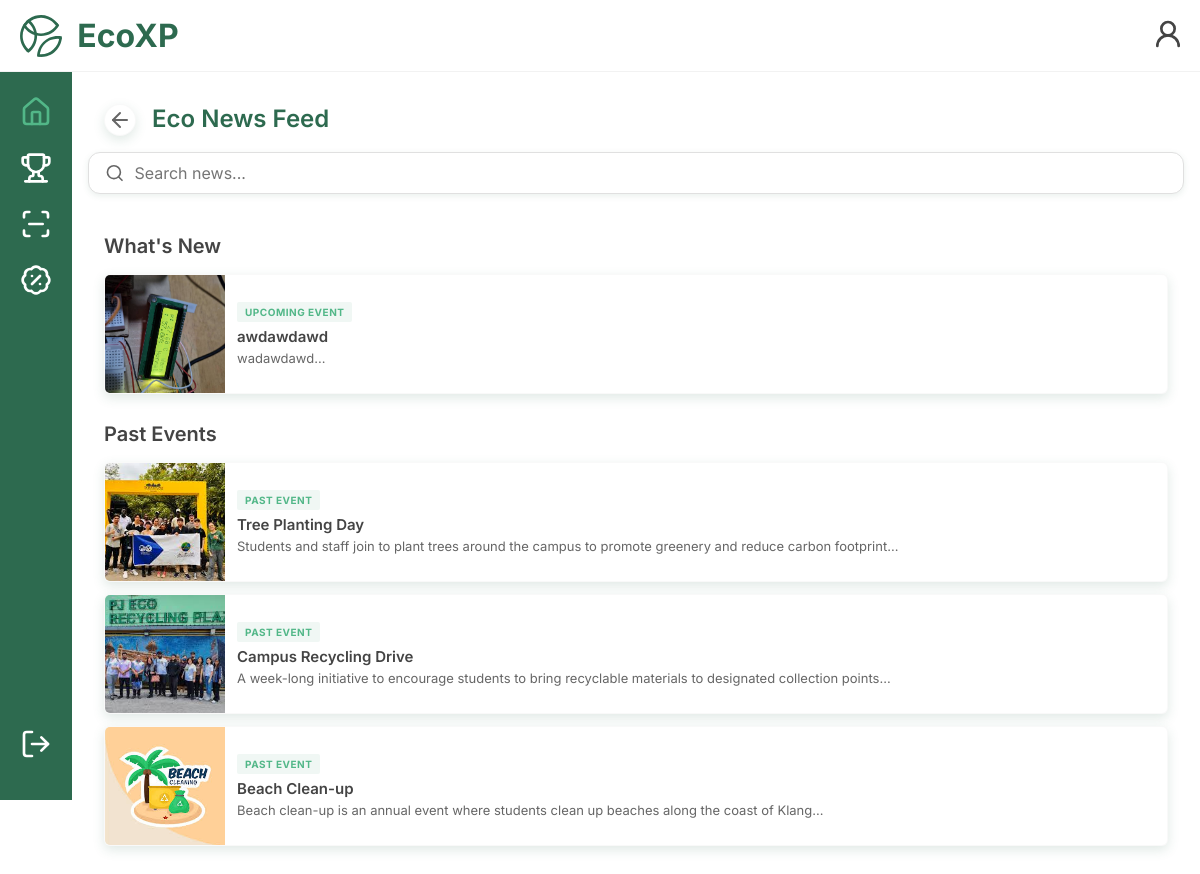
Page /participants/php/participant-econews-mobile.php (signed in) on the earlier database version.
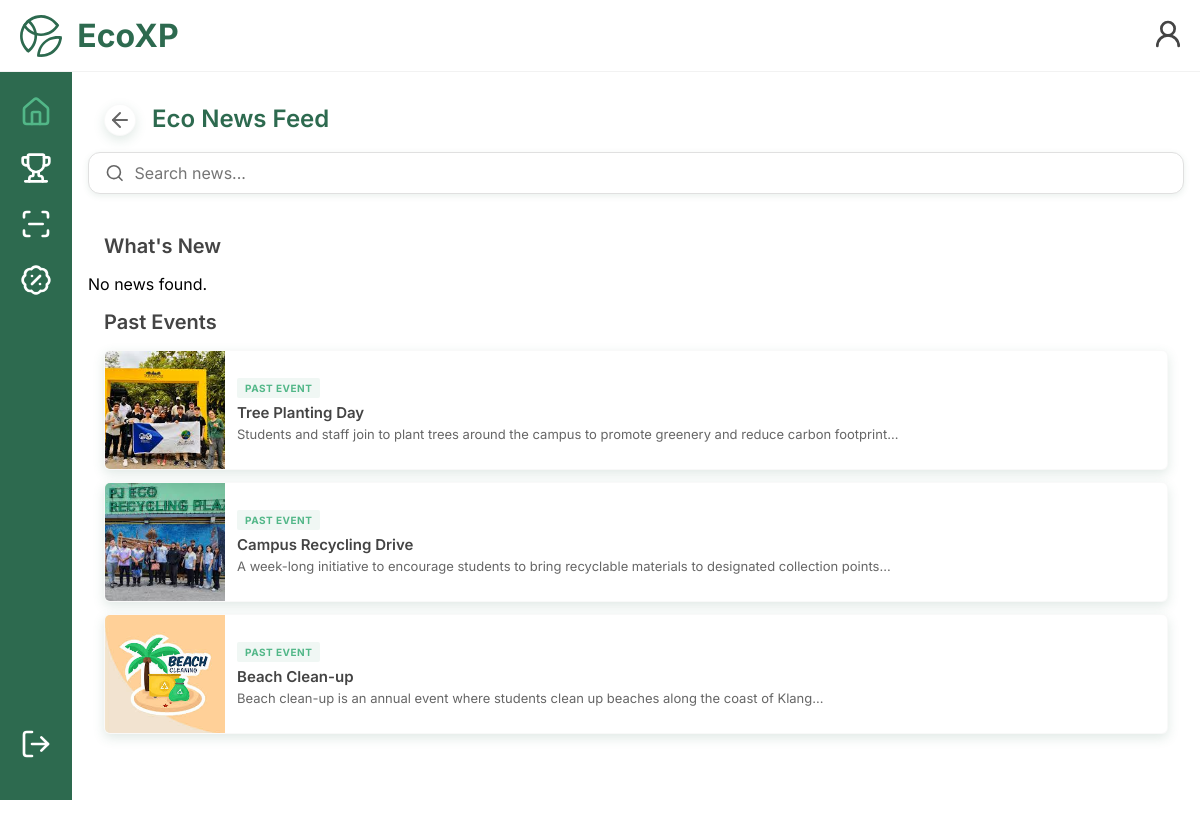
Same page on the later database version.
### tables this page shows
CREATE TABLE IF NOT EXISTS `eco_news` (
  `eco_news_id` int NOT NULL AUTO_INCREMENT,
  `title` varchar(100) NOT NULL,
  `description` text NOT NULL,
  `image_path` varchar(255) NOT NULL,
  `venue` text NOT NULL,
  `organised_by` varchar(255) NOT NULL,
  `events_id` int NOT NULL,
  `posted_by` int NOT NULL,
  PRIMARY KEY (`eco_news_id`),
  UNIQUE KEY `eco_news_id` (`eco_news_id`),
  KEY `events_id` (`events_id`),
  KEY `posted_by` (`posted_by`)
);

### participants/php/participant-econews-mobile.php (the view, shortened to what this page needs)
<?php
require_once __DIR__ . "/../../check-maintenance-status.php";
$sql = "SELECT eco_news.eco_news_id,eco_news.title,eco_news.description,eco_news.image_path,events.start_time,events.end_time
        FROM eco_news
        INNER JOIN events ON eco_news.events_id = events.events_id
        WHERE events.start_time >= NOW()";
$sql .= " ORDER BY events.start_time ASC";
$result = mysqli_query($database, $sql);
$sql_past = "SELECT eco_news.eco_news_id, eco_news.title, eco_news.description, eco_news.image_path,
                        events.start_time, events.end_time
                FROM eco_news
                INNER JOIN events ON eco_news.events_id = events.events_id
                WHERE events.start_time < NOW()";
$sql_past .= " ORDER BY events.start_time DESC";
$result_past = mysqli_query($database, $sql_past);
?>
<!DOCTYPE html>
<html lang="en">
<head>
    <link rel="stylesheet" href="../../mobile.css">
    <link rel="stylesheet" href="../css/participant-econews-mobile.css">
</head>
<body>
    <header class="top-bar" role="banner">
        <div class="top-left">
            <button class="icon-btn no-hover topbar-icon" onclick="window.location.href='participant-home-mobile.php'"
                style="display:flex;align-items:center;gap:8px;">
                <h2 class="top-title">EcoXP</h2>
            </button>
        </div>
        <div class="top-right">
            <a href="participant-profile-mobile.php" aria-label="Profile" class="topbar-icon">
                <button class="icon-btn" aria-label="Profile">
                    <i data-lucide="user-round"></i>
                </button>
            </a>
        </div>
    </header>
    <nav class="side-bar" role="navigation" aria-label="Main">
        <div class="participant-icon-container">
            <div id="home-icon-box">
                <a href="participant-home-mobile.php" class="icon-link active sidebar-icon" aria-label="Home">
                    <button class="icon-btn"><i data-lucide="house"></i></button>
                </a>
            </div>
            <a class="icon-link sidebar-icon" href="participant-challenges-mobile.php" aria-label="Challenges">
                <button class="icon-btn"><i data-lucide="trophy"></i></button>
            </a>
            <a class="icon-link sidebar-icon" href="participant-action-submit-mobile.php"
                aria-label="Scan / Log Action">
                <button class="icon-btn"><i data-lucide="scan-line"></i></button>
            </a>
            <a class="icon-link sidebar-icon" href="participant-rewards-mobile.php" aria-label="Rewards">
                <button class="icon-btn"><i data-lucide="badge-percent"></i></button>
            </a>
        </div>
        <a class="icon-link sidebar-icon" id="logout" style="cursor: pointer;">
            <button class="icon-btn" onclick="logout_confirm()">
                <i data-lucide="log-out"></i>
            </button>
        </a>
    </nav>
    <main class="main-content">
        <div class="page-header">
            <a href="participant-home-mobile.php" class="return-btn" aria-label="Return button">
                <i data-lucide="arrow-left"></i>
            </a>
            <div class="header-title">Eco News Feed</div>
        </div>
        <div class="search-container">
            <div class="search-box">
                <i data-lucide="search" class="search-icon"></i>
                <input type="text" placeholder="Search news..." id="search-input">
            </div>
        </div>
        <div class="econews-header">
            <div class="section-header">
                <div class="section-title">What's New</div>
            </div>
        </div>
        <div class="news-list">
            <?php if (mysqli_num_rows($result) == 0) { ?>
                <p class="no-results">No news found.</p>
            <?php } ?>
            <?php while ($row = mysqli_fetch_assoc($result)) { ?>
                <div class="news-card">
                    <a href="participant-econews-example-mobile.php?id=<?php echo (int) $row['eco_news_id']; ?>"
                        class="news-link">
                        <img src="../../images/<?php echo htmlspecialchars($row['image_path']); ?>" alt="Eco News Image" class="news-image">
                        <div class="news-content">
                            <div class="news-tag">Upcoming Event</div>
                            <h3 class="news-title"><?php echo $row['title']; ?></h3>
                            <p class="news-text">
                                <?php echo substr($row['description'], 0, 200); ?>...
                            </p>
                        </div>
                    </a>
                </div>
            <?php } ?>
            <div class="econews-header">
                <div class="section-header">
                    <div class="section-title">Past Events</div>
                </div>
            </div>
            <div class="news-list">
                <?php while ($row = mysqli_fetch_assoc($result_past)) { ?>
                    <div class="news-card past-event">
                        <a href="participant-econews-example-mobile.php?id=<?php echo (int) $row['eco_news_id']; ?>"
                            class="news-link">
                            <img src="../../images/<?php echo htmlspecialchars($row['image_path']); ?>" alt="Eco News Image" class="news-image">
                            <div class="news-content">
                                <div class="news-tag">Past Event</div>
                                <h3 class="news-title"><?php echo $row['title']; ?></h3>
                                <p class="news-text">
                                    <?php echo substr($row['description'], 0, 200); ?>...
                                </p>
                            </div>
                        </a>
                    </div>
                <?php } ?>
            </div>
    </main>
</body>
</html>

### mobile.css (style rules this page uses)
.top-bar { position: fixed; top: 0; left: 0; right: 0; height: 72px; display: flex; align-items: center; justify-content: space-between; padding: 0 16px; background-color: rgba(255, 255, 255, 0.4); backdrop-filter: blur(20px); -webkit-backdrop-filter: blur(10px); border-bottom: 1px solid rgba(0, 0, 0, 0.05); z-index: 1000; }
.top-bar .top-left, .top-bar .top-center, .top-bar .top-right { display: flex; align-items: center; }
.top-bar .top-left { gap: 12px; flex: 0; }
.top-bar .top-right { gap: 12px; flex: 0; }
.top-bar .top-title { font-size: 32px; color: var(--primary-green); margin: 0; padding: 0; }
.icon-btn svg { flex-shrink: 0; display: block; }
.icon-btn.no-hover { padding: 8px 80px; gap: 8px; height: auto; }
.top-bar .top-left .icon-btn svg { flex-shrink: 0; }
.top-bar .top-left .icon-btn h2 { white-space: nowrap; }
.side-bar { position: fixed; top: 72px; left: 0; bottom: auto; width: 72px; background: var(--primary-green); display: flex; flex-direction: column; align-items: center; z-index: 900; padding-top: 24px; padding-bottom: 24px; max-height: calc(100vh - 72px); overflow-y: auto; }
.participant-icon-container { display: flex; flex-direction: column; align-items: center; gap: 24px; width: 100%; flex: 1; }
.icon-link { display: flex; align-items: center; justify-content: center; text-decoration: none; }
.icon-link .icon-btn { color: var(--card-white); stroke-width: 1.5; transition: all 0.2s ease; }
.icon-link.active .icon-btn { color: var(--secondary-green); stroke-width: 2.2; }
#logout { margin: auto; }
.side-bar { position: fixed; top: 72px; left: 0; bottom: 0; width: 72px; background: var(--primary-green); display: flex; align-items: flex-start; z-index: 900; padding-top: 24px; }
.participant-icon-container { display: flex; flex-direction: column; align-items: center; gap: 24px; width: 100%; }
.main-content { margin-left: 72px; margin-top: 72px; padding: 16px; min-height: calc(100vh - 72px); width: calc(100% - 72px); box-sizing: border-box; }
.sidebar-icon .icon-btn, .sidebar-icon .icon-btn svg, .sidebar-icon .icon-btn i { width: 32px; height: 32px; }
.topbar-icon .icon-btn, .topbar-icon .icon-btn svg, .topbar-icon .icon-btn i { width: 32px; height: 32px; }
.icon-link.active .icon-btn { color: var(--secondary-green); }
:root { --primary-green: #2D6A4F; --secondary-green: #52B788; --ice-mint: #f0f7f4; --shadow: rgba(45, 106, 79, 0.1); --card-white: #FFFFFF; --primary-text: #444444; --secondary-text: #666666; --line-black: #999999; }
* { margin: 0; padding: 0; box-sizing: border-box; font-family: 'Inter', sans-serif; }
html, body { height: 100%; overflow-x: hidden; }
body { padding-bottom: 96px; }
.page-header { height: 64px; display: flex; align-items: left; padding: 16px; }
.header-title { font-size: 24px; font-weight: 600; color: var(--primary-green); }
.return-btn { width: 32px; height: 32px; margin: 0px 16px 0px 0px; display: flex; align-items: center; justify-content: center; color: var(--secondary-text); background-color: var(--card-white); border-radius: 50%; border: 1px solid #99999910; box-shadow: 0 4px 12px rgba(45, 106, 79, 0.15); transition: all 0.2s ease; }
.section-header { display: flex; justify-content: space-between; align-items: center; padding: 24px 16px 12px 16px; }
.section-title { font-size: 20px; font-weight: 600; color: var(--primary-text); padding: 0; }
.icon-btn { width: 40px; height: 40px; color: var(--primary-text); stroke-width: 1.5; background: none; border: none; padding: 6px; display: inline-flex; align-items: center; justify-content: center; cursor: pointer; transition: transform 160ms ease, box-shadow 160ms ease; }
#logout { margin-top: auto; margin-bottom: 16px; }

Differences in the rows shown:
removed eco_news: image_path (picture), title "awdawdawd", description "wadawdawd", shown under "EcoXP"
Other differences:
text now shown: "No news found."
